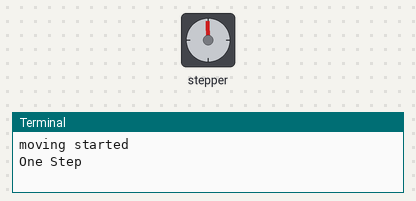
The program below on a simulated Raspberry Pi (BCM pin numbers). Shown: stepper motor, the last lines printed to the terminal. The stepper is drawn at 2048 steps a turn. At 12.9 s the program stops and its outputs stay as they are.

Above: at 0.1 s.
At 3.51 s:
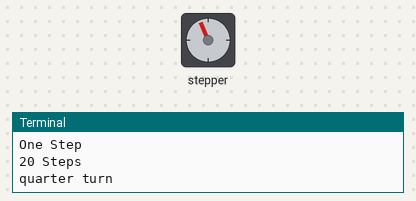
At 6.58 s:
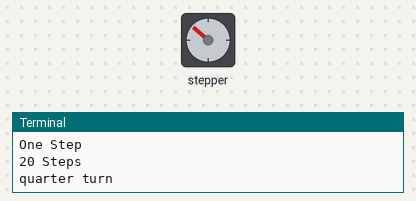
At 13.0 s:
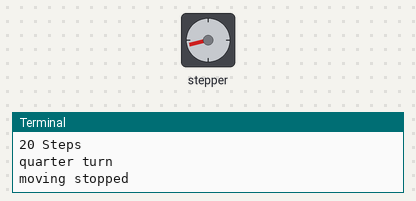
Timing chart, 0 to 14.4 s (numbered marks = the images above):
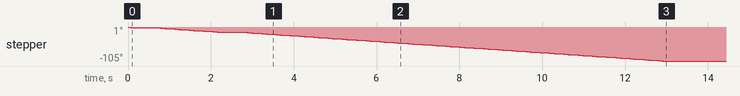

The program:

stepper_motor.py
```python
# import library yang dibutuhkan
import RPi.GPIO as GPIO
import math
import time

 # Kelas untuk stepmotor
class Stepmotor:
	def __init__(self):
		# Atur mode GPIO
		GPIO.setmode(GPIO.BCM)
		# Deklarasikan pin yang digunakan pada Raspberry Pi
		self.pin_A = 5
		self.pin_B = 6
		self.pin_C = 13
		self.pin_D = 19
		self.interval = 0.010

		# Deklarasikan pin yang digunakan sebagai output

		GPIO.setup(self.pin_A,GPIO.OUT)
		GPIO.setup(self.pin_B,GPIO.OUT)
		GPIO.setup(self.pin_C,GPIO.OUT)
		GPIO.setup(self.pin_D,GPIO.OUT)
             # Kondisi awal setiap output adalah false (motor tidak bergerak)
		GPIO.output(self.pin_A, False)
		GPIO.output(self.pin_B, False)
		GPIO.output(self.pin_C, False)
		GPIO.output(self.pin_D, False)

    # Kondisi setiap output untuk pergerakan motor
	def Step1(self):
		GPIO.output(self.pin_D, True)
		time.sleep(self.interval)
		GPIO.output(self.pin_D, False)

	def Step2(self):
		GPIO.output(self.pin_D, True)
		GPIO.output(self.pin_C, True)
		time.sleep(self.interval)
		GPIO.output(self.pin_D, False)
		GPIO.output(self.pin_C, False)

	def Step3(self):
		GPIO.output(self.pin_C, True)
		time.sleep(self.interval)
		GPIO.output(self.pin_C, False)

	def Step4(self):
		GPIO.output(self.pin_B, True)
		GPIO.output(self.pin_C, True)
		time.sleep(self.interval)
		GPIO.output(self.pin_B, False)
		GPIO.output(self.pin_C, False)

	def Step5(self):
		GPIO.output(self.pin_B, True)
		time.sleep(self.interval)
		GPIO.output(self.pin_B, False)

	def Step6(self):
		GPIO.output(self.pin_A, True)
		GPIO.output(self.pin_B, True)
		time.sleep(self.interval)
		GPIO.output(self.pin_A, False)
		GPIO.output(self.pin_B, False)

	def Step7(self):
		GPIO.output(self.pin_A, True)
		time.sleep(self.interval)
		GPIO.output(self.pin_A, False)

	def Step8(self):
		GPIO.output(self.pin_D, True)
		GPIO.output(self.pin_A, True)
		time.sleep(self.interval)
		GPIO.output(self.pin_D, False)
		GPIO.output(self.pin_A, False)

   # fungsi pergerakan motoor
	def turn(self,count):
		for i in range (int(count)):
			self.Step1()
			self.Step2()
			self.Step3()
			self.Step4()
			self.Step5()
			self.Step6()
			self.Step7()
			self.Step8()
   # fungsi akhir (selesai/tutup)
	def close(self):
		# Bersihkan penggunaan GPIO
		GPIO.cleanup()
   # fungsi pergerakan motor sebanyak n langkah
	def turnSteps(self, count):
		# motor akan bergerak sebanyak n langkah (sesuai input yang diberikan)
		for i in range (count):
			self.turn(1)
   # fungsi pergerakan motor sebanyak n derajat
	def turnDegrees(self, count):
		# pergerakan motor sejauh n derajat (berdasarkan input)
		self.turn(round(count*512/360,0))

   # fungsi pergerakan motor sejauh jarak n
	def turnDistance(self, dist, rad):
		# pergerakan motor berdasarkan jarak yang diinputkan
		self.turn(round(512*dist/(2*math.pi*rad),0))
# fungsi utama
def main():
	print("moving started")
	motor = Stepmotor()
	print("One Step")
	motor.turnSteps(1)
	time.sleep(0.5)
	print("20 Steps")
	motor.turnSteps(20)
	time.sleep(0.5)
	print("quarter turn")
	motor.turnDegrees(90)
	print("moving stopped")
	motor.close()

if __name__ == "__main__":
    main()
```
